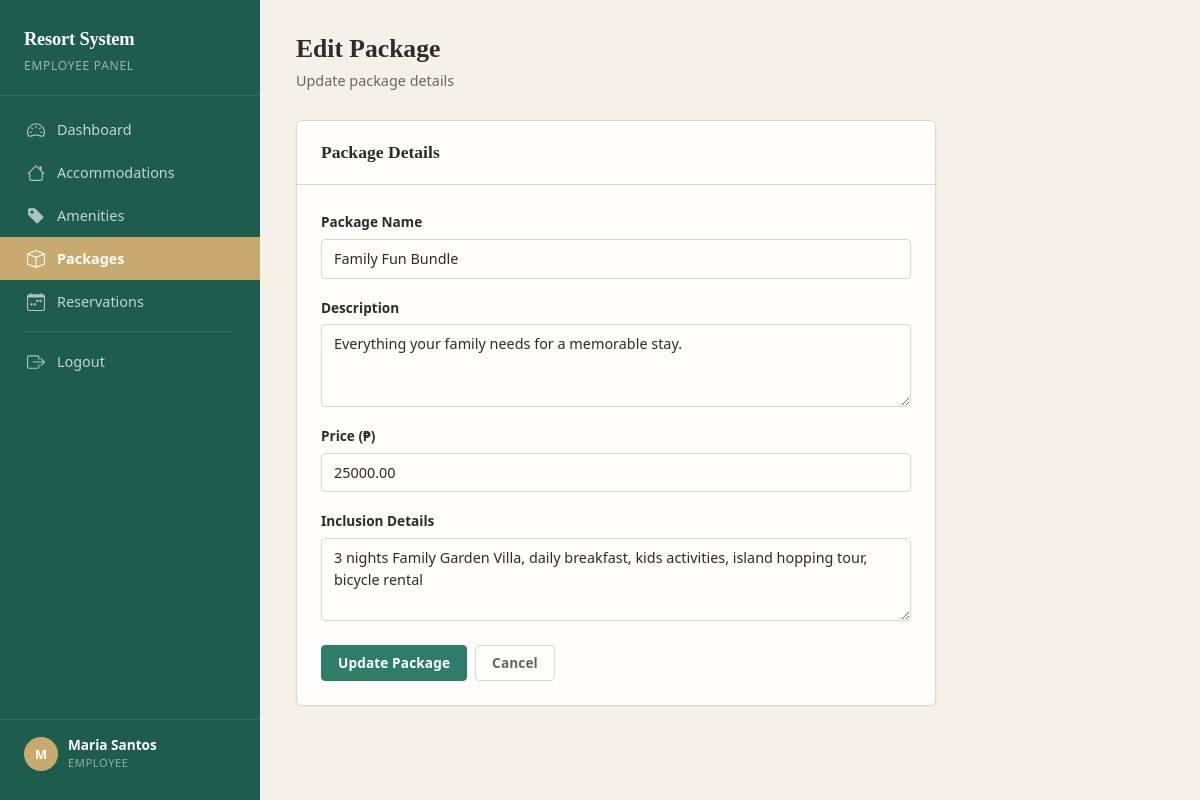
The app's page /employee/edit_package.php?id=2 (signed in) with its own data.
### tables this page shows
CREATE TABLE `tbl_packages` (
  `package_id` int(11) NOT NULL,
  `package_name` varchar(100) NOT NULL,
  `description` text DEFAULT NULL,
  `price` decimal(10,2) NOT NULL,
  `inclusion_details` text DEFAULT NULL
);

### employee/edit_package.php (the view, shortened to what this page needs)
<?php
require_once 'includes/header.php';
require_once '../db.php';
$id = (int)($_GET['id'] ?? 0);
$row = mysqli_fetch_assoc(mysqli_query($conn, "SELECT * FROM tbl_packages WHERE package_id = $id"));
?>
<?php include 'includes/sidebar.php'; ?>
<div class="main-content">
    <div class="page-header"><h1>Edit Package</h1><p>Update package details</p></div>
    <div class="form-card card">
        <div class="card-header"><h2>Package Details</h2></div>
        <div class="card-body">
            <form method="POST" action="">
                <div class="mb-3"><label for="package_name" class="form-label">Package Name</label><input type="text" class="form-control" id="package_name" name="package_name" required value="<?= htmlspecialchars($row['package_name']) ?>"></div>
                <div class="mb-3"><label for="description" class="form-label">Description</label><textarea class="form-control" id="description" name="description" rows="3"><?= htmlspecialchars($row['description']) ?></textarea></div>
                <div class="mb-3"><label for="price" class="form-label">Price (₱)</label><input type="number" class="form-control" id="price" name="price" step="0.01" min="0" required value="<?= $row['price'] ?>"></div>
                <div class="mb-4"><label for="inclusion_details" class="form-label">Inclusion Details</label><textarea class="form-control" id="inclusion_details" name="inclusion_details" rows="3"><?= htmlspecialchars($row['inclusion_details']) ?></textarea></div>
                <div class="d-flex gap-2"><button type="submit" class="btn btn-primary">Update Package</button><a href="packages.php" class="btn btn-outline-secondary">Cancel</a></div>
            </form>
        </div>
    </div>
</div>
</body>
</html>

### assets/css/style.css (style rules this page uses)
:root { --color-primary: #2E7D6B; --color-primary-hover: #256858; --color-primary-active: #1E5C4E; --color-sidebar: #1E5C4E; --color-sidebar-hover: #17493e; --color-accent: #C8A96E; --color-accent-hover: #b8993e; --color-surface: #F5F0E8; --color-white: #FEFDFB; --color-text: #2C2C2C; --color-text-muted: #6B6560; --color-border: #DDD5C8; --color-border-light: #EBE6DE; --color-danger: #C0392B; --color-danger-hover: #A93226; --color-warning: #D4A017; --color-warning-hover: #B8860B; --color-success: #2E7D6B; --color-info: #5B8FA8; --sidebar-width: 260px; --header-height: 0px; --radius-sm: 4px; --radius-md: 6px; --radius-lg: 8px; --shadow-sm: 0 1px 2px rgba(44, 44, 44, 0.06); --shadow-md: 0 2px 8px rgba(44, 44, 44, 0.08); --shadow-lg: 0 4px 16px rgba(44, 44, 44, 0.10); --transition-fast: 150ms ease-out; --transition-normal: 200ms ease-out; }
*, *::before, *::after { box-sizing: border-box; }
body { font-family: system-ui, -apple-system, "Segoe UI", sans-serif; background-color: var(--color-surface); color: var(--color-text); margin: 0; padding: 0; line-height: 1.6; -webkit-font-smoothing: antialiased; }
h1, h2, h3, h4, h5, h6 { font-family: Georgia, "Times New Roman", serif; font-weight: 700; color: var(--color-text); margin-top: 0; line-height: 1.3; }
a { color: var(--color-primary); text-decoration: none; transition: color var(--transition-fast); }
.main-content { margin-left: var(--sidebar-width); padding: 32px 36px; min-height: 100vh; }
.page-header { margin-bottom: 28px; }
.page-header h1 { font-size: 1.6rem; margin-bottom: 4px; }
.page-header p { color: var(--color-text-muted); margin: 0; font-size: 0.9rem; }
.card { background: var(--color-white); border: 1px solid var(--color-border); border-radius: var(--radius-md); box-shadow: var(--shadow-sm); transition: box-shadow var(--transition-normal); }
.card-header { background: var(--color-white); border-bottom: 1px solid var(--color-border); padding: 16px 20px; font-weight: 600; }
.card-body { padding: 20px; }
.btn { font-weight: 600; font-size: 0.85rem; padding: 7px 16px; border-radius: var(--radius-sm); transition: all var(--transition-fast); letter-spacing: 0.01em; }
.btn-primary { background-color: var(--color-primary); border-color: var(--color-primary); color: #fff; }
.btn-outline-secondary { border-color: var(--color-border); color: var(--color-text-muted); }
.form-control, .form-select { border: 1px solid var(--color-border); border-radius: var(--radius-sm); font-size: 0.9rem; padding: 8px 12px; transition: border-color var(--transition-fast), box-shadow var(--transition-fast); background-color: var(--color-white); color: var(--color-text); }
.form-control::placeholder { color: var(--color-text-muted); opacity: 0.6; }
.form-label { font-weight: 600; font-size: 0.85rem; margin-bottom: 6px; color: var(--color-text); }
.form-card { background: var(--color-white); border: 1px solid var(--color-border); border-radius: var(--radius-md); box-shadow: var(--shadow-sm); max-width: 640px; }
.form-card .card-header { padding: 20px 24px; }
.form-card .card-body { padding: 24px; }
.form-card .card-header h2 { font-size: 1.1rem; margin: 0; font-family: Georgia, serif; }

### records on screen
tbl_packages: package_name "Family Fun Bundle", description "Everything your family needs for a memorable stay.", price "25000.00", inclusion_details "3 nights Family Garden Villa, daily breakfast, kids activities, island hopping tour, bicycle rental"

### other values on screen
substr($_SESSION['full_name'], 0, 1) "M"
$_SESSION['full_name'] "Maria Santos"
$_SESSION['role'] "EMPLOYEE"
